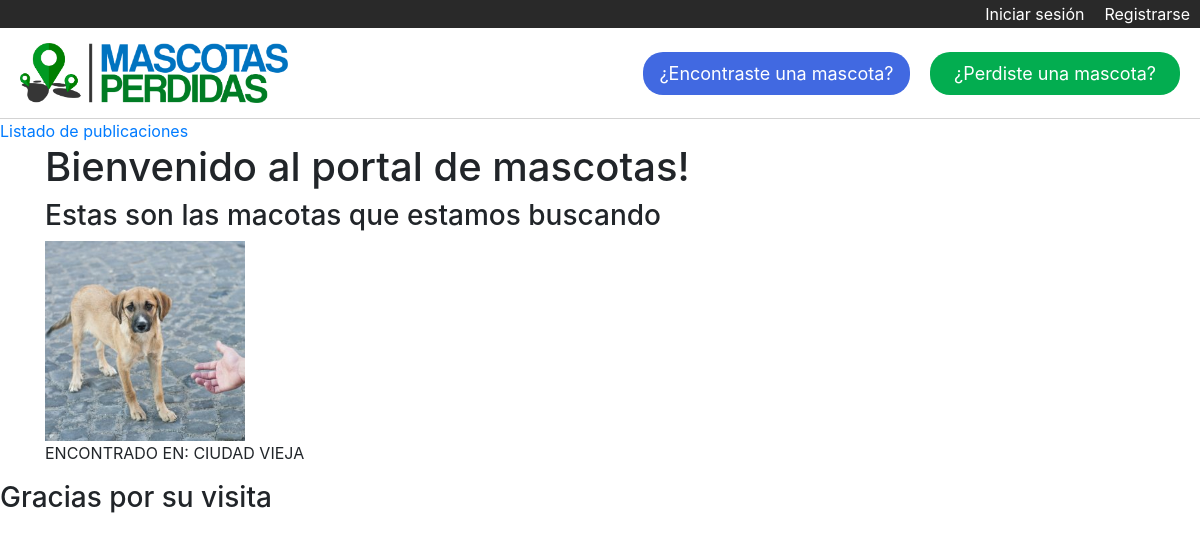
The app's page /, older data.
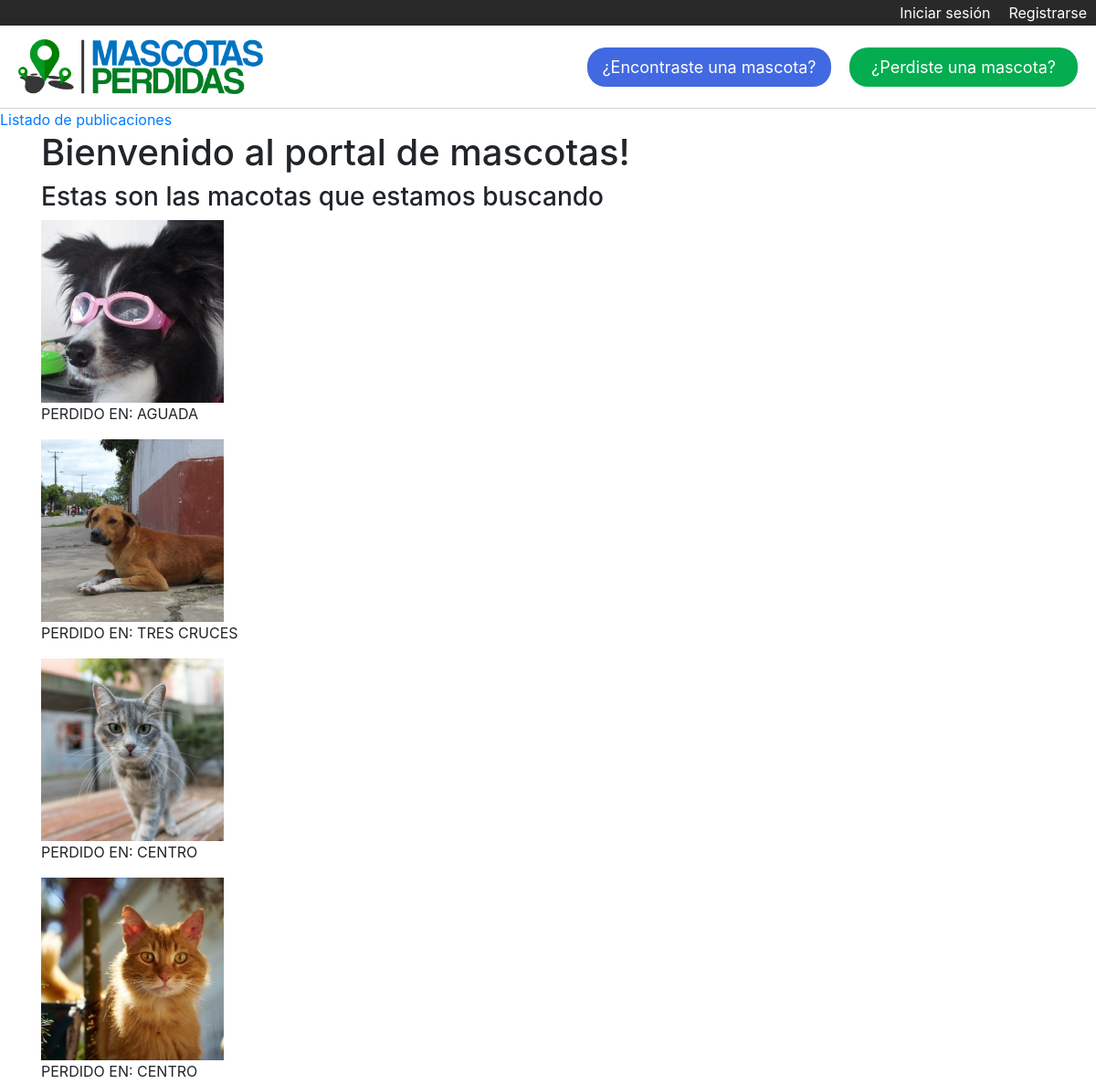
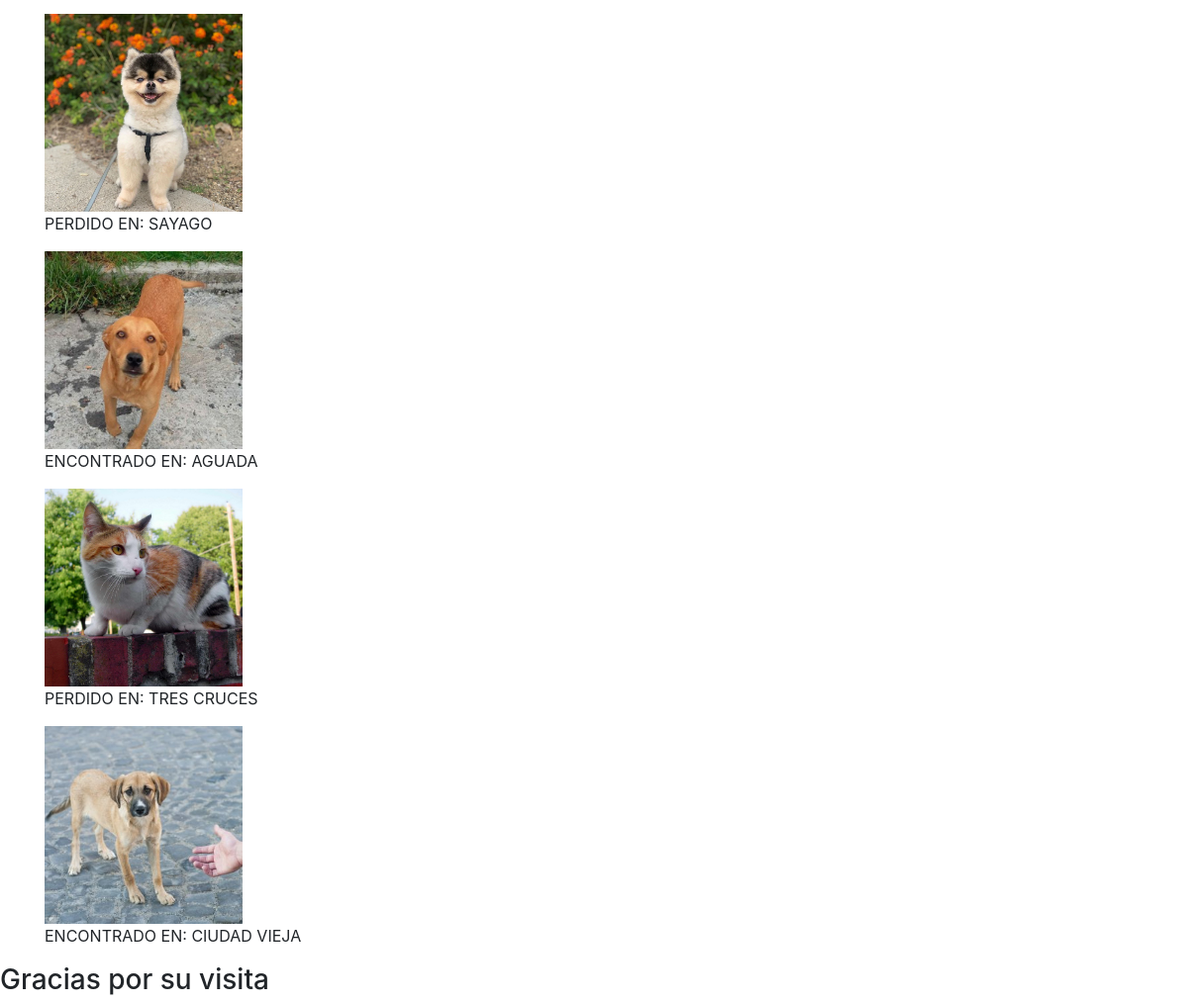
The same page, newer data (2 pictures, top to bottom).
### Mascotas/models.py (models this page shows)
class MascotaPerdida(models.Model):
    estado = models.CharField(max_length=40)
    imagen = models.ImageField(null=True, blank=True)  # <---- NO SACAR EL NULL NI EL BLANK QUE SE ROMPE LA BBDD
    barrio = models.ForeignKey(Barrio, on_delete=models.CASCADE)
    tipo = models.ForeignKey(Tipo, on_delete=models.CASCADE)
    raza = models.ForeignKey(Raza, on_delete=models.CASCADE)
    fecha = models.DateField()
    nombre = models.CharField(max_length=40)
    mail = models.EmailField()
    telefono = models.IntegerField()
    descripcion = models.TextField()

class Barrio(models.Model):
    lugar = models.CharField(max_length=40)  # <---- Para indicar el barrio donde se perdio
    def __str__(self):
        return self.lugar

### Mascotasperdidas/views.py (the view)
# urls.py: path('', home, name="home"),
def home(request):
    mascotas = MascotaPerdida.objects.order_by('-id')                       # <---- mostrar ultimos anuncios al principio
    data = {
        'mascotas':mascotas
    }
    return render(request, 'home.html', data)

### Mascotasperdidas/templates/home.html (shortened to what this page needs)
{% extends 'base.html' %}
{% block contenido %}
    <h3>Estas son las macotas que estamos buscando</h3>
    {% for m in mascotas %}
        {% if m.imagen %}
            <figure id= "fotos">
                <a href="{% url 'ver_publicacion' m.id %}">
                    <img src="{{ m.imagen.url }}" alt="" class="imagenes">
                </a>
                <figcaption>{{ m.estado }} EN: {{ m.barrio }}</figcaption>
            </figure>
        {% endif %}
    {% endfor %}
{% endblock %}

### Mascotasperdidas/templates/base.html (shortened to what this page needs)
{% load static %}
<!DOCTYPE html>
<html lang="es">
<head>
    <link rel="stylesheet" href="https://stackpath.bootstrapcdn.com/bootstrap/4.4.1/css/bootstrap.min.css">
    <link rel="stylesheet" href="{% static 'css/style.css' %}">
</head>
<body>
    <div id="login_logout">
        {% if user.is_authenticated %}
            <a href="{% url 'logout' %}">Cerrar sesión</a>
            <a href="#">Usuario: {{ user.username }}</a>
        {% else %}
            <a href="{% url 'registro_usuario' %}">Registrarse</a>
            <a href="{% url 'login' %}">Iniciar sesión</a>
        {% endif %}
    </div>
    <header id="header_principal">
        <figure id="logotipo">
            <a href="{% url 'home' %}">
                <img src="{% static 'img/Logo.png' %} "alt="logo" height="60px">
            </a>
        </figure>
        <div id="encontrado_perdido">
            <a href="{% url 'nuevo_ingreso_encontrado' %}" id="boton_encontrada">¿Encontraste una mascota?</a>
            <a href="{% url 'nuevo_ingreso_perdido' %}" id="boton_perdida">¿Perdiste una mascota?</a>
        </div>
    </header>
    <article style="overflow: hidden;">
        <a href="{% url 'listado_publicaciones' %}">Listado de publicaciones</a>
    </article>
    <section class="container">
        <h1>
            Bienvenido al portal de mascotas!
        </h1>
        {% block contenido %}
        {% endblock %}
    </section>
    <h3>
        Gracias por su visita
    </h3>
</body>
</html>

### Mascotasperdidas/static/css/style.css (style rules this page uses)
#login_logout { background-color: rgb(41, 41, 41); overflow: hidden; }
#login_logout > a { display: inline-block; padding: 2px 10px 0px 10px; color: white; text-decoration: none; border-bottom: rgb(41, 41, 41) 2px solid; float: right; }
#header_principal { padding: 15px 20px; background-color: white; border-bottom: lightgray 1px solid; overflow: hidden; position: sticky; top: 0; z-index: 1; }
#logotipo { margin: 0; float: left; }
#encontrado_perdido { display: inline-block; float: right; position: relative; top: 9px; }
#boton_encontrada { display: inline-block; padding: 8px 16px; text-decoration: none; color: white; font-size: 18px; border-radius: 20px; min-width: 250px; text-align: center; background-color: royalblue; margin-right: 16px; }
#boton_perdida { display: inline-block; padding: 8px 16px; text-decoration: none; color: white; font-size: 18px; border-radius: 20px; min-width: 250px; text-align: center; background-color: rgb(3, 173, 80); }
.imagenes { display: inline-block; position: relative; object-fit: cover; width:200px; height:200px; }

Row changes from the older to the newer data that the page shows:
added MascotaPerdida: imagen (picture), estado "PERDIDO", barrio "AGUADA"
added MascotaPerdida: imagen (picture), estado "PERDIDO", barrio "TRES CRUCES"
added MascotaPerdida: imagen (picture), estado "PERDIDO", barrio "CENTRO"
added MascotaPerdida: imagen (picture), estado "PERDIDO", barrio "CENTRO"
added MascotaPerdida: imagen (picture), estado "PERDIDO", barrio "SAYAGO"
added MascotaPerdida: imagen (picture), estado "ENCONTRADO", barrio "AGUADA"
added MascotaPerdida: imagen (picture), estado "PERDIDO", barrio "TRES CRUCES"
